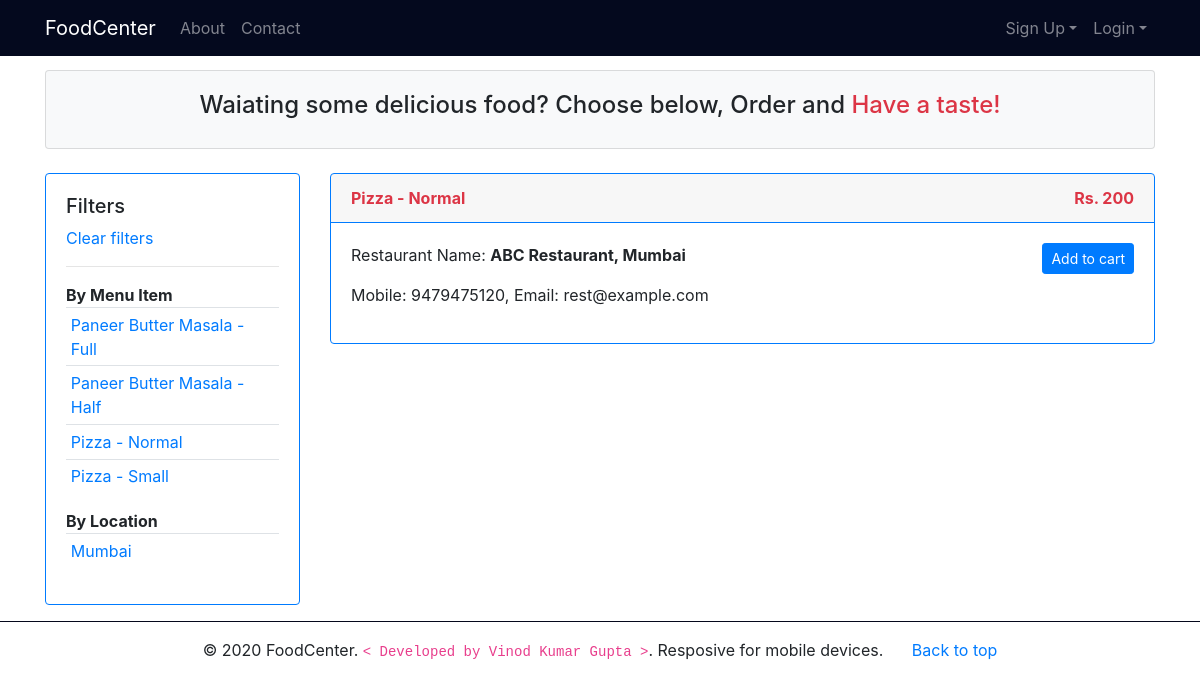
Page /products.php?item_name=Pizza - Normal on the committed database.
### tables this page shows
CREATE TABLE `menu_items` (
  `item_id` int(11) NOT NULL,
  `rest_id` int(11) NOT NULL,
  `item_name` varchar(30) NOT NULL,
  `item_price` float NOT NULL
);

CREATE TABLE `restaurants` (
  `rest_id` int(11) NOT NULL,
  `rest_name` varchar(100) NOT NULL,
  `rest_mobile` varchar(15) NOT NULL,
  `rest_email` varchar(50) NOT NULL,
  `rest_addr` varchar(200) NOT NULL,
  `rest_city` varchar(50) NOT NULL,
  `rest_password_hash` varchar(50) NOT NULL
);

### products.php (the view, shortened to what this page needs)
<?php
include_once('includes/db_con.php');
if(isset($_GET['city'])){
    $city = filter_input(INPUT_GET, "city", FILTER_SANITIZE_STRING);
    $stmt = $con->prepare("Select * from menu_items m,restaurants r where r.rest_city = ?");
    $stmt->bind_param("s",$city);
} elseif(isset($_GET['item_name'])){
    $item_name = filter_input(INPUT_GET, "item_name", FILTER_SANITIZE_STRING);
    $stmt = $con->prepare("Select * from menu_items m,restaurants r where m.item_name = ?");
    $stmt->bind_param("s",$item_name);
} else {
    $stmt = $con->prepare("Select * from menu_items, restaurants");
}
if($stmt->execute()){
    $result = $stmt->get_result();
} else {
    die("Unknown Error!");
}
?>
<!DOCTYPE html>
<html>
<head>
    <link rel="stylesheet" href="css/bootstrap.min.css">
    <link rel="stylesheet" href="css/font-awesome.min.css">
    <link rel="stylesheet" href="css/custom.css">
</head>
<body>
    <?php include('includes/header.php'); ?>
    <section class="container">
        <div class="card bg-light">
            <div class="card-body">
                <h4 class="text-center">Waiating some delicious food? Choose below, Order and <span
                        class="text-danger">Have a taste!</span></h4>
            </div>
        </div>
        <br>
        <div class="row">
            <div class="col-md-3">
                <div class="card border-primary">
                    <div class="card-body">
                        <h5>Filters</h5>
                        <a href="products.php" class="d-block">Clear filters</a>
                        <hr>
                        <b>By Menu Item</b>
                        <table class="table table-sm">
                            <tbody>
                                <?php
                        $stmt1 = $con->prepare("Select distinct(item_name) from menu_items");
                        if($stmt1->execute()){
                            $result1 = $stmt1->get_result();
                            while($row1 = $result1->fetch_assoc()){ ?>
                                <tr>
                                    <td><?php echo '<a href="products.php?item_name='.$row1['item_name'].'">'.$row1['item_name'].'</a>'; ?>
                                    </td>
                                </tr>
                                <?php }
                        }
                        ?>
                            </tbody>
                        </table>
                        <b>By Location</b>
                        <table class="table table-sm">
                            <tbody>
                                <?php
                        $stmt2 = $con->prepare("Select distinct(rest_city) from restaurants");
                        if($stmt2->execute()){
                            $result2 = $stmt2->get_result();
                            while($row2 = $result2->fetch_assoc()){ ?>
                                <tr>
                                    <td><?php echo '<a href="products.php?city='.$row2['rest_city'].'">'.$row2['rest_city'].'</a>'; ?>
                                    </td>
                                </tr>
                                <?php }
                        }
                        ?>
                            </tbody>
                        </table>
                    </div>
                </div>
            </div>
            <div class="col-md-9">
                <?php
                if($result->num_rows == 0){
                    echo "No Items :(";
                } else {
                    while($row = $result->fetch_assoc()){ ?>
                <div class="card border-primary">
                    <div class="card-header border-primary text-danger">
                        <b>
                            <?php echo $row['item_name']; ?>
                            <span class="float-right">
                                <?php echo "Rs. ".$row['item_price']; ?>
                            </span>
                        </b>
                    </div>
                    <div class="card-body">
                        <div class="float-left">
                            <p>Restaurant Name: <b><?php echo $row['rest_name'].", ".$row['rest_city']; ?></b></p>
                            <p>
                                Mobile: <?php echo $row['rest_mobile']; ?>,
                                Email: <?php echo $row['rest_email']; ?>
                            </p>
                        </div>
                        <div class="float-right">
                            <?php if(isset($_SESSION['cust_email'])){
                                $stmt3 = $con->prepare("Select cust_id from customers where cust_email = ?");
                                $stmt3->bind_param("s",$_SESSION['cust_email']);
                                if($stmt3->execute()){
                                    $result3 = $stmt3->get_result();
                                    $row3 = $result3->fetch_assoc();
                                }
                            echo '<a href="add_to_cart.php?item_id='.$row['item_id'].'&ordered_by='.$row3['cust_id'].'&quantity=1&ordered_from='.$row['rest_id'].'"
                                class="btn btn-sm btn-primary">Add to cart </a>';
                             } else { ?>
                            <a href="customer_login.php?type=primary&msg=Login to continue"
                                class="btn btn-sm btn-primary">Add to cart </a>
                            <?php } ?>
                        </div>
                    </div>
                </div>
                <br>
                <?php }}?>
            </div>
        </div>
    </section>
    <?php include('includes/footer.php'); ?>
</body>
</html>

### css/custom.css (style rules this page uses)
:root { --danger: #dc3545; }
body { margin-top: 70px; }

### rows in the picture
menu_items: item_name "Pizza - Normal", item_price "200", rest.rest_name "ABC Restaurant", rest.rest_city "Mumbai", rest.rest_mobile "9479475120", rest.rest_email "rest@example.com"

### other values in the picture
$row1['item_name'] "Paneer Butter Masala - Full"
$row1['item_name'] "Paneer Butter Masala - Half"
$row1['item_name'] "Pizza - Normal"
$row1['item_name'] "Pizza - Small"
$row2['rest_city'] "Mumbai"
